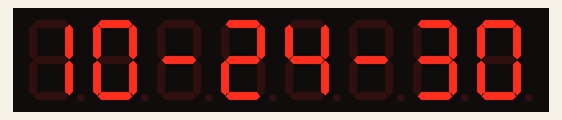
The program below on a simulated Raspberry Pi (BCM pin numbers). Shown: 8-digit seven-segment display. The clock reads 2024-03-15 10:24:30 at power-on unless the program sets it.

Above: at 0.1 s.
At 5.1 s:
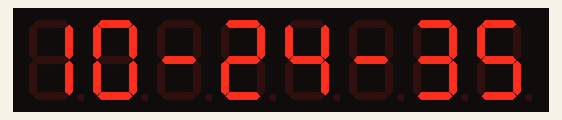
At 11.1 s:
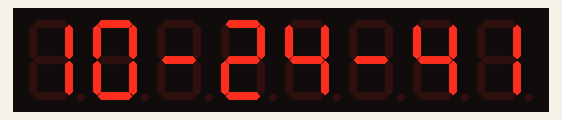
At 19.1 s:
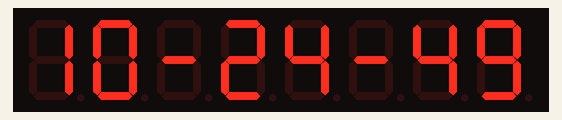
At 28.1 s:
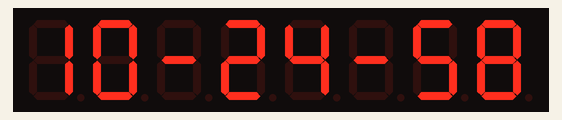
At 38.1 s:
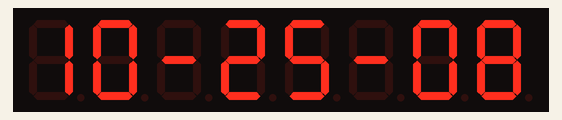

Measured:
- what the display in image 2 shows lasts 1.0 s, from 11.0 s to 12.0 s

The program:

main.py
```python
from datetime import datetime
import time

from luma.led_matrix.device import max7219
from luma.core.interface.serial import spi, noop
from luma.core.virtual import viewport, sevensegment

def clock(seg):
    it = 0.5

    while True:
        now = datetime.now()
        seg.text = now.strftime("%H-%M-%S")
        time.sleep(it)


serial = spi(port=0, device=0, gpio=noop())
device = max7219(serial, cascaded=1)
seg = sevensegment(device)

clock(seg)
```
